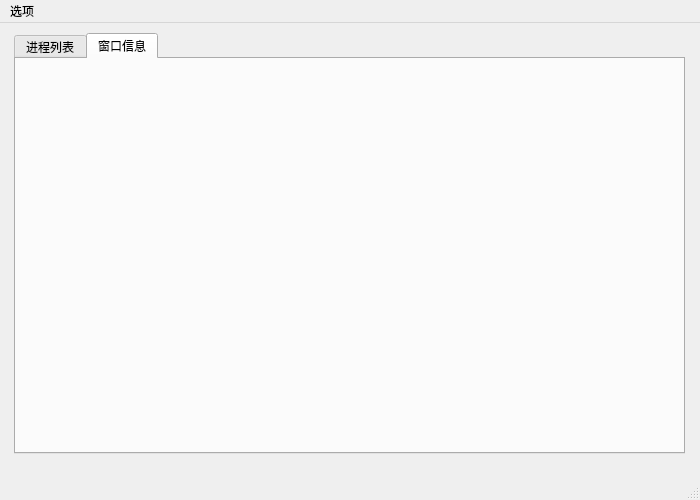
<?xml version="1.0" encoding="UTF-8"?>
<ui version="4.0">
 <class>TaskMgr</class>
 <widget class="QMainWindow" name="TaskMgr">
  <property name="geometry">
   <rect>
    <x>0</x>
    <y>0</y>
    <width>700</width>
    <height>500</height>
   </rect>
  </property>
  <property name="sizePolicy">
   <sizepolicy hsizetype="Preferred" vsizetype="Preferred">
    <horstretch>0</horstretch>
    <verstretch>0</verstretch>
   </sizepolicy>
  </property>
  <property name="windowTitle">
   <string>MainWindow</string>
  </property>
  <widget class="QWidget" name="centralWidget">
   <property name="sizePolicy">
    <sizepolicy hsizetype="Preferred" vsizetype="Preferred">
     <horstretch>0</horstretch>
     <verstretch>0</verstretch>
    </sizepolicy>
   </property>
   <widget class="QTabWidget" name="tabWidget">
    <property name="geometry">
     <rect>
      <x>14</x>
      <y>10</y>
      <width>671</width>
      <height>421</height>
     </rect>
    </property>
    <property name="sizePolicy">
     <sizepolicy hsizetype="Preferred" vsizetype="Preferred">
      <horstretch>0</horstretch>
      <verstretch>0</verstretch>
     </sizepolicy>
    </property>
    <property name="currentIndex">
     <number>1</number>
    </property>
    <widget class="QWidget" name="tabProcess">
     <property name="sizePolicy">
      <sizepolicy hsizetype="Preferred" vsizetype="Preferred">
       <horstretch>0</horstretch>
       <verstretch>0</verstretch>
      </sizepolicy>
     </property>
     <attribute name="title">
      <string>进程列表</string>
     </attribute>
    </widget>
    <widget class="QWidget" name="tabWindow">
     <property name="sizePolicy">
      <sizepolicy hsizetype="Preferred" vsizetype="Preferred">
       <horstretch>0</horstretch>
       <verstretch>0</verstretch>
      </sizepolicy>
     </property>
     <attribute name="title">
      <string>窗口信息</string>
     </attribute>
    </widget>
   </widget>
  </widget>
  <widget class="QMenuBar" name="menuBar">
   <property name="geometry">
    <rect>
     <x>0</x>
     <y>0</y>
     <width>700</width>
     <height>22</height>
    </rect>
   </property>
   <widget class="QMenu" name="menu1">
    <property name="title">
     <string>选项</string>
    </property>
    <addaction name="actionShutdown"/>
    <addaction name="actionReboot"/>
    <addaction name="actionLogout"/>
   </widget>
   <addaction name="menu1"/>
  </widget>
  <widget class="QStatusBar" name="statusBar"/>
  <action name="actionShutdown">
   <property name="text">
    <string>关机</string>
   </property>
  </action>
  <action name="actionReboot">
   <property name="text">
    <string>重启</string>
   </property>
  </action>
  <action name="actionLogout">
   <property name="text">
    <string>注销</string>
   </property>
  </action>
 </widget>
 <layoutdefault spacing="6" margin="11"/>
 <resources/>
 <connections/>
</ui>
